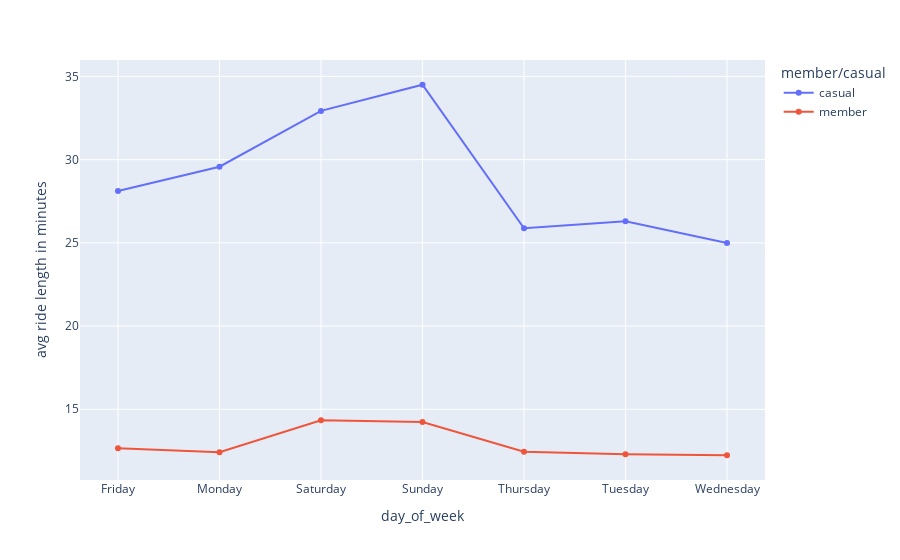

Notebook source saved alongside this figure:
### Code cell
plot_8 = tripdata_21_22.groupby(["day_of_week","member_casual"],as_index = False).mean()

px.line(plot_8,
        x= 'day_of_week',
        y= 'ride_length',
        color = 'member_casual',
        markers = True,
        labels = {'member_casual':'member/casual','ride_length':'avg ride length in minutes'},
       hover_name = 'member_casual',
       hover_data = {'member_casual':False , 'ride_length':True}
         )

### Figure 1 — Plotly figure (JSON) as saved in the notebook; plotly's stock layout.template omitted (floating-point values rounded to 4 significant figures)
{"data": [{"customdata": [["casual"], ["casual"], ["casual"], ["casual"], ["casual"], ["casual"], ["casual"]], "hovertemplate": "<b>%{hovertext}</b><br><br>day_of_week=%{x}<br>avg ride length in minutes=%{y}<extra></extra>", "hovertext": ["casual", "casual", "casual", "casual", "casual", "casual", "casual"], "legendgroup": "casual", "line": {"color": "#636efa", "dash": "solid"}, "marker": {"symbol": "circle"}, "mode": "lines+markers", "name": "casual", "orientation": "v", "showlegend": true, "type": "scatter", "x": ["Friday", "Monday", "Saturday", "Sunday", "Thursday", "Tuesday", "Wednesday"], "xaxis": "x", "y": [28.12, 29.57, 32.93, 34.5, 25.87, 26.3, 25.0], "yaxis": "y"}, {"customdata": [["member"], ["member"], ["member"], ["member"], ["member"], ["member"], ["member"]], "hovertemplate": "<b>%{hovertext}</b><br><br>day_of_week=%{x}<br>avg ride length in minutes=%{y}<extra></extra>", "hovertext": ["member", "member", "member", "member", "member", "member", "member"], "legendgroup": "member", "line": {"color": "#EF553B", "dash": "solid"}, "marker": {"symbol": "circle"}, "mode": "lines+markers", "name": "member", "orientation": "v", "showlegend": true, "type": "scatter", "x": ["Friday", "Monday", "Saturday", "Sunday", "Thursday", "Tuesday", "Wednesday"], "xaxis": "x", "y": [12.66, 12.42, 14.35, 14.24, 12.45, 12.3, 12.24], "yaxis": "y"}], "layout": {"legend": {"title": {"text": "member/casual"}, "tracegroupgap": 0}, "margin": {"t": 60}, "xaxis": {"anchor": "y", "domain": [0, 1], "title": {"text": "day_of_week"}}, "yaxis": {"anchor": "x", "domain": [0, 1], "title": {"text": "avg ride length in minutes"}}}}
